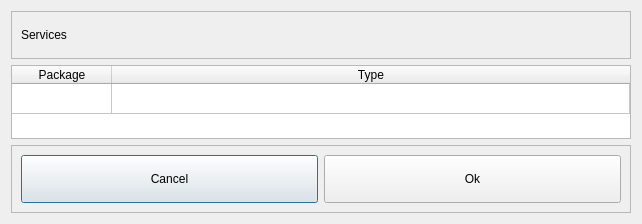
<?xml version="1.0" encoding="UTF-8"?>
<ui version="4.0">
 <class>Dialog</class>
 <widget class="QDialog" name="Dialog">
  <property name="geometry">
   <rect>
    <x>0</x>
    <y>0</y>
    <width>642</width>
    <height>224</height>
   </rect>
  </property>
  <property name="windowTitle">
   <string>Dialog</string>
  </property>
  <layout class="QVBoxLayout" name="verticalLayout_4">
   <item>
    <widget class="QFrame" name="frame">
     <property name="minimumSize">
      <size>
       <width>0</width>
       <height>48</height>
      </size>
     </property>
     <property name="frameShape">
      <enum>QFrame::StyledPanel</enum>
     </property>
     <property name="frameShadow">
      <enum>QFrame::Raised</enum>
     </property>
     <layout class="QVBoxLayout" name="verticalLayout_2">
      <item>
       <widget class="QLabel" name="txtIntentDescription">
        <property name="text">
         <string>Services</string>
        </property>
       </widget>
      </item>
     </layout>
    </widget>
   </item>
   <item>
    <widget class="QTableWidget" name="table_services">
     <property name="styleSheet">
      <string notr="true">QTableView::item:hover {
    background-color: rgba(200,200,220,255);
} </string>
     </property>
     <property name="iconSize">
      <size>
       <width>90</width>
       <height>90</height>
      </size>
     </property>
     <attribute name="horizontalHeaderVisible">
      <bool>true</bool>
     </attribute>
     <attribute name="horizontalHeaderStretchLastSection">
      <bool>true</bool>
     </attribute>
     <attribute name="verticalHeaderVisible">
      <bool>false</bool>
     </attribute>
     <row>
      <property name="text">
       <string>asd</string>
      </property>
     </row>
     <column>
      <property name="text">
       <string>Package</string>
      </property>
     </column>
     <column>
      <property name="text">
       <string>Type</string>
      </property>
     </column>
    </widget>
   </item>
   <item>
    <widget class="QFrame" name="frame_2">
     <property name="frameShape">
      <enum>QFrame::StyledPanel</enum>
     </property>
     <property name="frameShadow">
      <enum>QFrame::Raised</enum>
     </property>
     <layout class="QHBoxLayout" name="horizontalLayout">
      <item>
       <widget class="QPushButton" name="btnCancel">
        <property name="minimumSize">
         <size>
          <width>0</width>
          <height>48</height>
         </size>
        </property>
        <property name="text">
         <string>Cancel</string>
        </property>
       </widget>
      </item>
      <item>
       <widget class="QPushButton" name="btnOk">
        <property name="minimumSize">
         <size>
          <width>0</width>
          <height>48</height>
         </size>
        </property>
        <property name="text">
         <string>Ok</string>
        </property>
       </widget>
      </item>
     </layout>
    </widget>
   </item>
  </layout>
 </widget>
 <tabstops>
  <tabstop>btnOk</tabstop>
  <tabstop>btnCancel</tabstop>
  <tabstop>table_services</tabstop>
 </tabstops>
 <resources/>
 <connections>
  <connection>
   <sender>btnCancel</sender>
   <signal>released()</signal>
   <receiver>Dialog</receiver>
   <slot>reject()</slot>
   <hints>
    <hint type="sourcelabel">
     <x>622</x>
     <y>204</y>
    </hint>
    <hint type="destinationlabel">
     <x>335</x>
     <y>5</y>
    </hint>
   </hints>
  </connection>
 </connections>
</ui>
